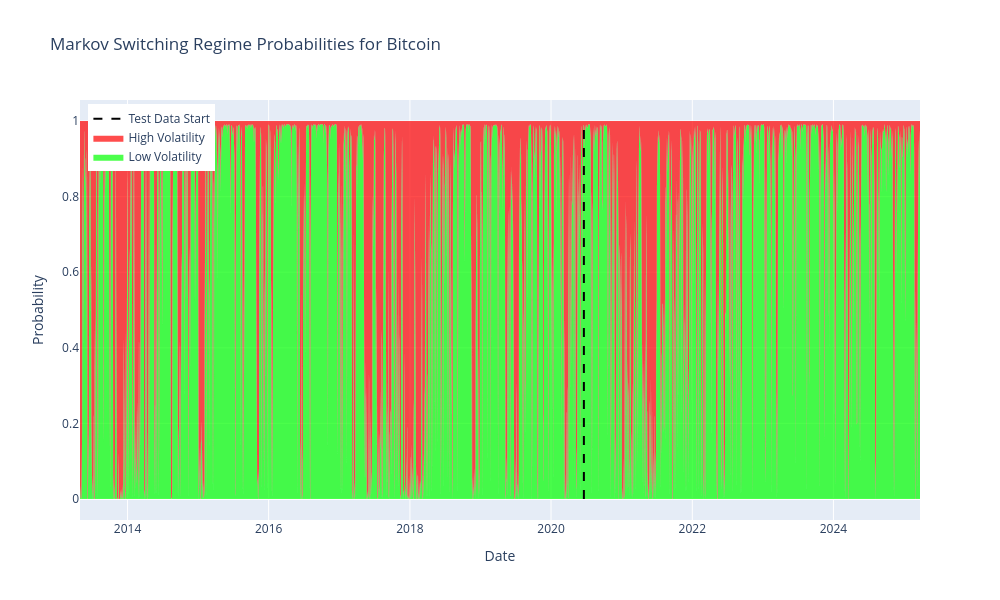

The notebook cell this image was saved under:
### Code cell
# Apply the Markov Switching Regression model
low_var, high_var = model.get_markov(no_regimes=2, return_data=True)

# Plot the probabilities of each regime over time using plotly as a stacked area chart
fig = go.Figure()

# Create a stacked area chart since low_var + high_var = 1
fig.add_trace(
    go.Scatter(
        x=low_var.index, 
        y=low_var, 
        name='Low Volatility',
        line=dict(width=0),
        stackgroup='one',
        fillcolor='rgba(0, 255, 0, 0.7)'
    )
)

fig.add_trace(
    go.Scatter(
        x=high_var.index, 
        y=high_var, 
        name='High Volatility',
        line=dict(width=0),
        stackgroup='one',
        fillcolor='rgba(255, 0, 0, 0.7)'
    )
)

# Calculate the test data start date
test_start_idx = int(len(model.data) * model.train_test_split)
test_start_date = model.data.index[test_start_idx]

# Add vertical line for test data start - using a scatter trace instead of add_vline
fig.add_trace(
    go.Scatter(
        x=[test_start_date, test_start_date],
        y=[0, 1],
        mode='lines',
        line=dict(color='black', width=2, dash='dash'),
        name='Test Data Start',
        showlegend=True
    )
)

# Add annotation for the test data line
fig.add_annotation(
    x=test_start_date,
    y=1,
    text="",
    showarrow=False,
    yshift=10
)

# Update layout
fig.update_layout(
    title='Markov Switching Regime Probabilities for Bitcoin',
    xaxis_title='Date',
    yaxis_title='Probability',
    legend=dict(
        yanchor="top",
        y=0.99,
        xanchor="left",
        x=0.01
    ),
    height=600,
    width=1000,
    hovermode='x unified'
)

fig.show()

### Figure 1 — Plotly figure (JSON) as saved in the notebook; plotly's stock layout.template omitted (floating-point values rounded to 4 significant figures; data arrays with more than 128 entries replaced by an {"elided": "..."} marker saying what was removed)
{"data": [{"fillcolor": "rgba(0, 255, 0, 0.7)", "line": {"width": 0}, "name": "Low Volatility", "stackgroup": "one", "type": "scatter", "x": {"elided": "4347 str values"}, "y": {"elided": "4347 float values"}}, {"fillcolor": "rgba(255, 0, 0, 0.7)", "line": {"width": 0}, "name": "High Volatility", "stackgroup": "one", "type": "scatter", "x": {"elided": "4347 str values"}, "y": {"elided": "4347 float values"}}, {"line": {"color": "black", "dash": "dash", "width": 2}, "mode": "lines", "name": "Test Data Start", "showlegend": true, "type": "scatter", "x": ["2020-06-19T00:00:00", "2020-06-19T00:00:00"], "y": [0, 1]}], "layout": {"annotations": [{"showarrow": false, "text": "", "x": "2020-06-19T00:00:00", "y": 1, "yshift": 10}], "height": 600, "hovermode": "x unified", "legend": {"x": 0.01, "xanchor": "left", "y": 0.99, "yanchor": "top"}, "title": {"text": "Markov Switching Regime Probabilities for Bitcoin"}, "width": 1000, "xaxis": {"title": {"text": "Date"}}, "yaxis": {"title": {"text": "Probability"}}}}
